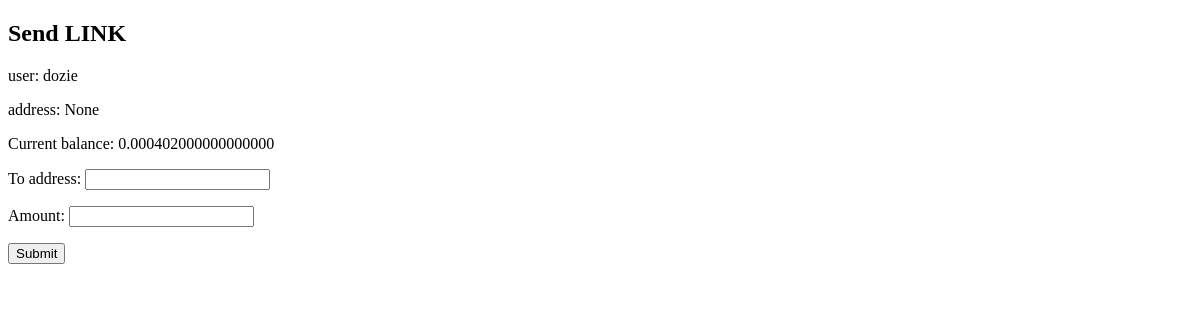
The app's page /wallet/send-eth/LINK/ (signed in), older data.
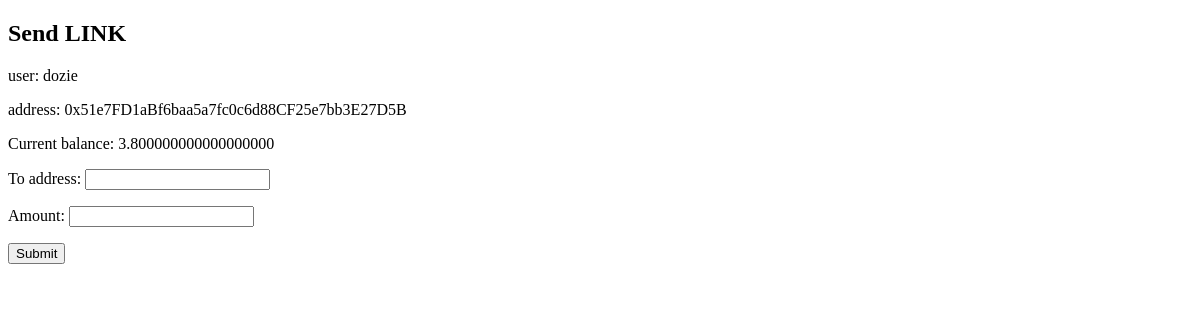
The same page, newer data.
### wallet/models.py (models this page shows, shortened)
class Coin(models.Model):
    name = models.CharField(max_length=256)
    code = models.CharField(max_length=10)
    contract_address = models.TextField(blank=True, null=True)
    abi = models.JSONField(blank=True, null=True)
    is_token = models.BooleanField(default=True)
    def __str__(self):
        return self.code

class Wallet(models.Model):
    user = models.OneToOneField(User, on_delete=models.SET_NULL, null=True)
    @property
    def erc20_address(self):
        try:
            return self.erc20address_set.filter(is_default=True).first().address
        except AttributeError:
            return None
    def get_wallet_balance_obj(self, code):
        return self.walletbalance_set.filter(coin__code=code).first()

class WalletBalance(models.Model):
    wallet = models.ForeignKey(Wallet, on_delete=models.CASCADE)
    coin = models.ForeignKey(Coin, on_delete=models.CASCADE)
    balance = models.DecimalField(max_digits=36, decimal_places=18, default=0)
    class Meta:
        unique_together = [
            ['wallet', 'coin']
        ]

class Erc20Address(models.Model):
    wallet = models.ForeignKey(Wallet, on_delete=models.CASCADE)
    address = models.TextField()
    is_default = models.BooleanField(default=False)

### wallet/views.py (the view, shortened to what this page needs)
# urls.py: path('wallet/send-eth/<str:coin>/', SendEthView.as_view(), name='send-eth'),
class SendEthView(LoginRequiredMixin, SingleObjectMixin, FormView):
    template_name = 'send-eth.html'
    form_class = SendEthForm
    slug_url_kwarg = 'coin'
    slug_field = 'code'
    model = Coin
    def get(self, request, *args, **kwargs):
        self.object = self.get_object()
        return super().get(request, *args, **kwargs)
    def get_form_kwargs(self):
        kwargs = super().get_form_kwargs()
        kwargs['request'] = self.request
        kwargs['coin'] = self.get_object()
        return kwargs
    def get_context_data(self, **kwargs):
        context = super(SendEthView, self).get_context_data(**kwargs)
        context.update({
            'balance': self.request.user.wallet.get_wallet_balance_obj(self.object.code).balance
        })
        return context

### wallet/forms.py (shortened to what this page needs)
class SendEthForm(forms.Form):
    to_address = forms.CharField()
    amount = forms.DecimalField(max_digits=36, decimal_places=18)
    def __init__(self, *args, **kwargs):
        self.request = kwargs.pop('request', None)
        self.coin = kwargs.pop('coin', None)
        super().__init__(*args, **kwargs)

### templates/send-eth.html (shortened to what this page needs)
{% extends 'base.html' %}
{% block content %}
    <h2>Send {{ object }}</h2>
    <form method="post">
    <p>user: {{ user.username }}</p>
    <p>address: {{ user.wallet.erc20_address }}</p>
    <p>Current balance: {{ balance }} <br></p>
        {{ form.as_p }}
        <button>Submit</button>
    </form>
{% endblock %}

Row changes from the older to the newer data that the page shows:
removed WalletBalance: balance "0.000402000000000000"
now on this page (row edited): WalletBalance: balance "3.800000000000000000"
Text that changed along with them:
{{ user.wallet.erc20_address }}: "None" → "0x51e7FD1aBf6baa5a7fc0c6d88CF25e7bb3E27D5B"
